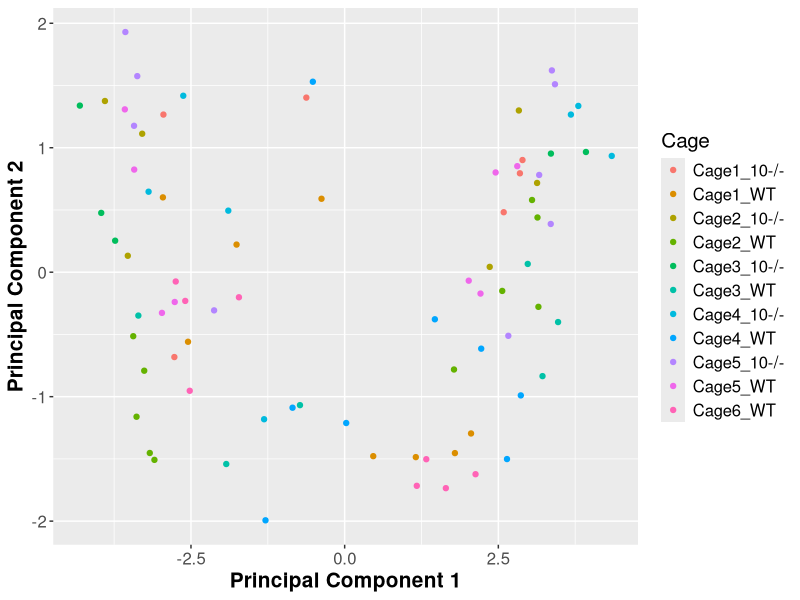
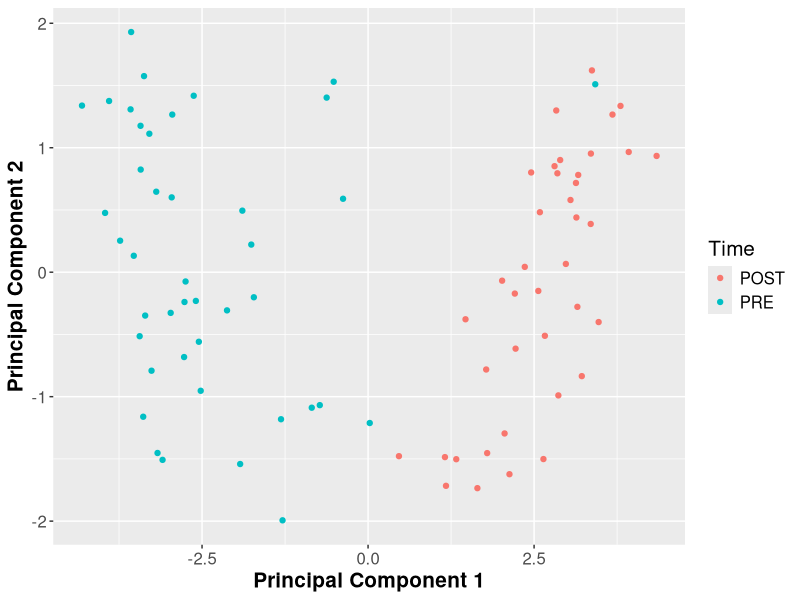
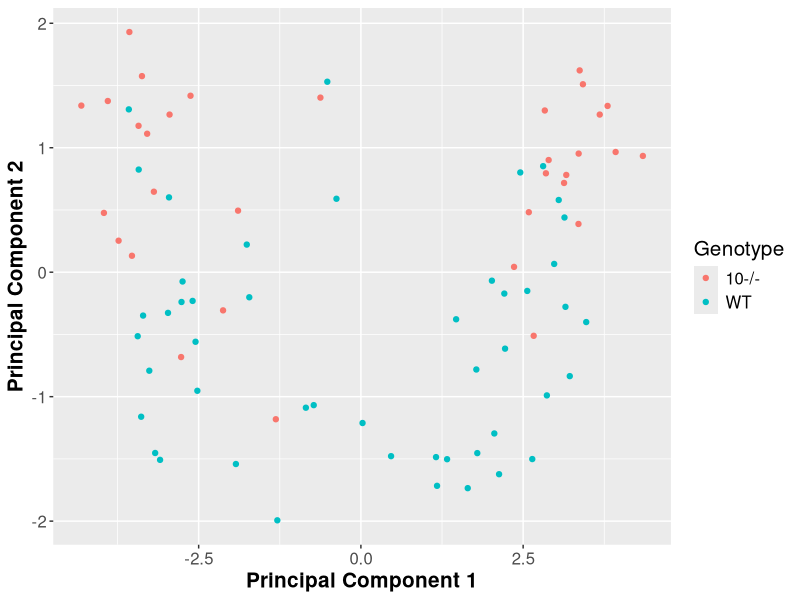
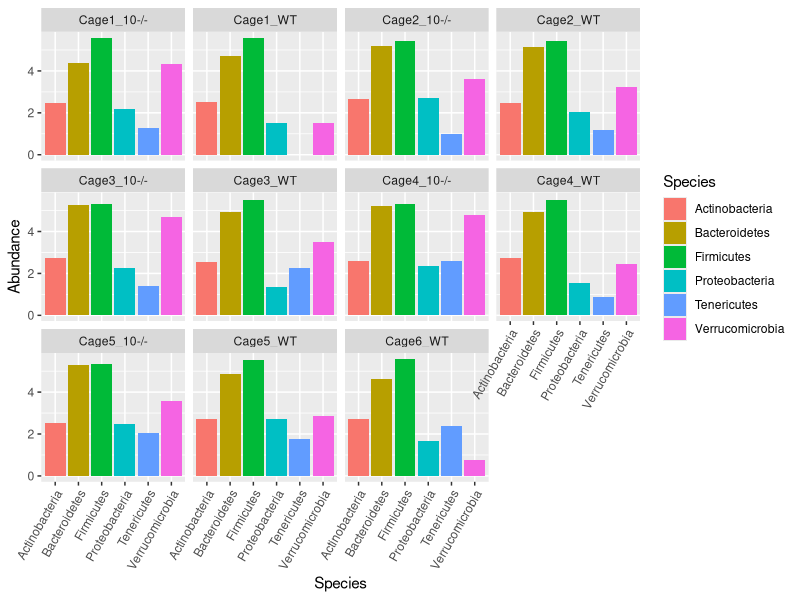
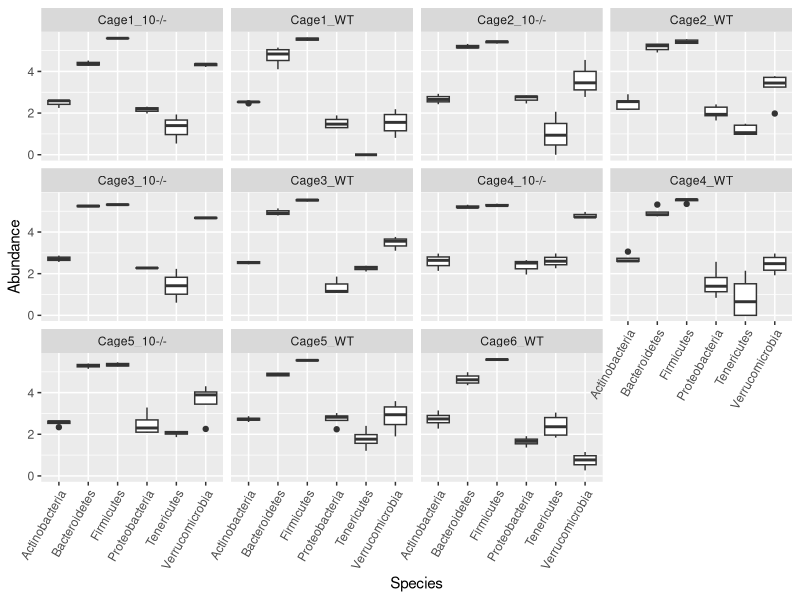

The R source for these figures, in order: (Note: this script raises an error after producing the figures.)
## ---- chunk 1
knitr::opts_chunk$set(echo = TRUE)
## ---- chunk 2

#data preprocessing
setwd('/Users/dwils152/Google Drive/My Drive/spring2022/adv_stats/BINF8310/Lab7')
data <-read.table('prePostPhylum.txt', header=TRUE, sep="\t")
num_cols <- ncol(data)
col_classes <- c(rep("character",4), rep("numeric", num_cols-4))
data <-read.table('prePostPhylum.txt',header=TRUE,sep="\t",colClasses=col_classes) #?
data_spec <- data[,5:10]

#build pca model
pcoa <- princomp(data_spec)

## ---- chunk 3

#plot PCA
library(ggplot2)

pca_df <- data.frame(data$cage, data$time, data$genotype, pcoa$scores[,1], pcoa$scores[,2])
names(pca_df) <- c("Cage", "Time", "Genotype", "x", "y")

ggplot(pca_df, aes(x=x, y=y, color=Cage)) + 
  geom_point() + ylab("Principal Component 2") + xlab("Principal Component 1") + theme(text=element_text(size=15), axis.title.x=element_text(face="bold"), axis.title.y=element_text(face="bold"))

ggplot(pca_df, aes(x=x, y=y, color=Time)) + geom_point() + ylab("Principal Component 2") + xlab("Principal Component 1") + theme(text=element_text(size=15), axis.title.x=element_text(face="bold"), axis.title.y=element_text(face="bold"))

ggplot(pca_df, aes(x=x, y=y, color=Genotype)) + geom_point() + ylab("Principal Component 2") + xlab("Principal Component 1") + theme(text=element_text(size=15), axis.title.x=element_text(face="bold"), axis.title.y=element_text(face="bold"))

## ---- chunk 4

library(dplyr)
library(tidyr)

#filter data by category
pre <- pca_df %>% filter(pca_df$Time=="PRE")
post <- pca_df %>% filter(pca_df$Time=="POST")
WT <- pca_df %>% filter(pca_df$Genotype=="WT")
knockout <- pca_df %>% filter(pca_df$Genotype=="10-/-")

#perform t-tests and anova
time_pc1 <- t.test(pre$x, post$x)$p.value
time_pc2 <- t.test(pre$y, post$y)$p.value

genotype_pc1 <- t.test(WT$x, knockout$x)$p.value
genotype_pc2 <- t.test(WT$y, knockout$y)$p.value

cage_pc1 <- anova(lm(pca_df$x ~ pca_df$Cage))$'Pr(>F)'[1]
cage_pc2 <- anova(lm(pca_df$y ~ pca_df$Cage))$'Pr(>F)'[1]

pc_df <- data.frame(c(time_pc1, genotype_pc1, cage_pc1), c(time_pc2, genotype_pc2, cage_pc2))
names(pc_df) <- c("PC1", "PC2")
row.names(pc_df) <- c("Time", "Genotype", "Cage")

library(kableExtra)
pc_df

## ---- chunk 5

post_cage_avg <- data.frame(data$cage, data$genotype, data$time, data_spec) %>% filter(data.time=="POST") %>% group_by(data.cage) %>% summarise_at(vars("Tenericutes", "Verrucomicrobia", "Bacteroidetes", "Actinobacteria", "Firmicutes", "Proteobacteria"), mean)

flatten <- pivot_longer(post_cage_avg, cols=c(Tenericutes, Verrucomicrobia, Bacteroidetes, Actinobacteria, Firmicutes, Proteobacteria), names_to="Species")

ggplot(flatten, aes(x=Species, y=value, group=data.cage, fill=Species)) + geom_bar(stat='identity') + facet_wrap(~data.cage) + ylab("Abundance") + xlab("Species") + theme(axis.text.x = element_text(angle = 60, vjust = 1, hjust=1)) 

#---------------------------

post_cage <- data.frame(data$cage, data$genotype, data$time, data_spec) %>% filter(data.time=="POST") %>% group_by(data.cage)

flatten <- pivot_longer(post_cage, cols=c(Tenericutes, Verrucomicrobia, Bacteroidetes, Actinobacteria, Firmicutes, Proteobacteria), names_to="Species")

ggplot(flatten, aes(x=Species, y=value, group=Species)) + geom_boxplot() + facet_wrap(~data.cage) + ylab("Abundance") + xlab("Species") + theme(axis.text.x = element_text(angle = 60, vjust = 1, hjust=1)) 

## ---- chunk 6

library(lme4)
library(merTools)

post_cage <- data.frame(post_cage)

actinobacteria <- lmer(data=post_cage, Actinobacteria ~ data.genotype + (1 | data.cage) ) 
bacteroidetes <- lmer(data=post_cage, Bacteroidetes ~ data.genotype + (1 | data.cage) )
firmicutes <- lmer(data=post_cage, Firmicutes ~ data.genotype + (1 | data.cage) )
proteobacteria <- lmer(data=post_cage, Proteobacteria ~ data.genotype + (1 | data.cage) )
tenericutes <- lmer(data=post_cage, Tenericutes ~ data.genotype + (1 | data.cage) )
verrucomicrobia <- lmer(data=post_cage, Verrucomicrobia ~ data.genotype + (1 | data.cage))

me_models <- c(actinobacteria, bacteroidetes, firmicutes, proteobacteria, tenericutes, verrucomicrobia)

me_names <- c('actinobacteria', 'bacteroidetes', 'firmicutes', 'proteobacteria', 'tenericutes', 'verrucomicrobia')
me_pvals <- vector(length=length(me_models))
me_corr <- vector(length=length(me_models), mode='numeric')

#  -- looping over the models was problematic and i was losing my mind
#
# for ( i in 1:length(me_models) ) {
#   
#   me_pvals[i] <- as.data.frame(summary(me_models[i], ddf="Kenward-Roger")$coefficients)$`Pr(>|t|)`[2]
#   
#   #extracting correlation data
#   cor_df <- as.data.frame(VarCorr(me_models[i]))
#   psi <- cor_df$sd_cor[1]
#   sigma <- cor_df$sd_cor[2]
#   
#   me_corr[i] <- (psi^2 / (psi^s + sigma^2))
#   
# }

#extract p-values of the slopes of the me-models -- df estimated by Kenward-Rogers method
me_pvals[1] <- as.data.frame(summary(actinobacteria, ddf="Kenward-Roger")$coefficients)$`Pr(>|t|)`[2]
me_pvals[2] <- as.data.frame(summary(bacteroidetes, ddf="Kenward-Roger")$coefficients)$`Pr(>|t|)`[2]
me_pvals[3] <- as.data.frame(summary(firmicutes, ddf="Kenward-Roger")$coefficients)$`Pr(>|t|)`[2]
me_pvals[4] <- as.data.frame(summary(proteobacteria, ddf="Kenward-Roger")$coefficients)$`Pr(>|t|)`[2]
me_pvals[5] <- as.data.frame(summary(tenericutes, ddf="Kenward-Roger")$coefficients)$`Pr(>|t|)`[2]
me_pvals[6] <- as.data.frame(summary(verrucomicrobia, ddf="Kenward-Roger")$coefficients)$`Pr(>|t|)`[2]

#calculate the intraclass correlation
cor_df <- as.data.frame(VarCorr(actinobacteria))
psi <- cor_df$sdcor[1]
sigma <- cor_df$sdcor[2]
me_corr[1] <- (psi^2 / (psi^2 + sigma^2))

cor_df <- as.data.frame(VarCorr(bacteroidetes))
psi <- cor_df$sdcor[1]
sigma <- cor_df$sdcor[2]
me_corr[2] <- (psi^2 / (psi^2 + sigma^2))

cor_df <- as.data.frame(VarCorr(firmicutes))
psi <- cor_df$sdcor[1]
sigma <- cor_df$sdcor[2]
me_corr[3] <- (psi^2 / (psi^2 + sigma^2))

cor_df <- as.data.frame(VarCorr(proteobacteria))
psi <- cor_df$sdcor[1]
sigma <- cor_df$sdcor[2]
me_corr[4] <- (psi^2 / (psi^2 + sigma^2))

cor_df <- as.data.frame(VarCorr(tenericutes))
psi <- cor_df$sdcor[1]
sigma <- cor_df$sdcor[2]
me_corr[5] <- (psi^2 / (psi^2 + sigma^2))

cor_df <- as.data.frame(VarCorr(verrucomicrobia))
psi <- cor_df$sdcor[1]
sigma <- cor_df$sdcor[2]
me_corr[6] <- (psi^2 / (psi^2 + sigma^2))

sig_df <- data.frame(me_names, me_pvals, me_corr)

## ---- chunk 7

adj_pvals <- p.adjust(as.vector(sig_df$me_pvals), method="BH")

print(adj_pvals)
